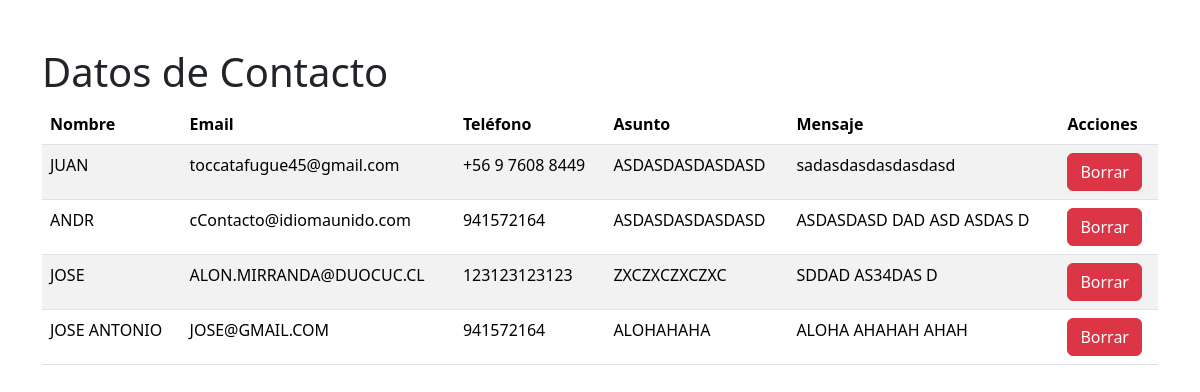
Page /visualizacion/ (signed in) on the committed database.
### tienda/models.py (models this page shows, shortened)
class Contacto(models.Model):
    nombre = models.CharField(max_length=100)
    email = models.EmailField(unique=True)
    telefono = models.CharField(max_length=15)
    asunto = models.CharField(max_length=100, default='Sin asunto')
    mensaje = models.TextField(default='Sin mensaje')

### tienda/views.py (the view)
# urls.py: path('visualizacion/', views.visualizacion, name='visualizacion'),
@user_passes_test(es_admin)
def visualizacion(request):
    contactos = Contacto.objects.all()
    return render(request, 'tienda/visualizacion.html', {'contactos': contactos})

### tienda/views.py (called while the page is built)
def es_admin(user):
    return user.is_superuser

### tienda/templates/tienda/visualizacion.html (shortened to what this page needs)
<!DOCTYPE html>
<html lang="en">
<head>
    {% load static %}
    <link href="https://cdn.jsdelivr.net/npm/bootstrap@5.3.3/dist/css/bootstrap.min.css" rel="stylesheet" />
</head>
<body>
    <div class="container mt-5">
        <h1>Datos de Contacto</h1>
        <table class="table table-striped">
            <thead>
                <tr>
                    <th>Nombre</th>
                    <th>Email</th>
                    <th>Teléfono</th>
                    <th>Asunto</th>
                    <th>Mensaje</th>
                    <th>Acciones</th>
                </tr>
            </thead>
            <tbody>
                {% for contacto in contactos %}
                <tr>
                    <td>{{ contacto.nombre }}</td>
                    <td>{{ contacto.email }}</td>
                    <td>{{ contacto.telefono }}</td>
                    <td>{{ contacto.asunto }}</td>
                    <td>{{ contacto.mensaje }}</td>
                    <td>
                        <form method="post" action="{% url 'eliminar_contacto' contacto.id %}">
                            <button type="submit" class="btn btn-danger">Borrar</button>
                        </form>
                    </td>
                </tr>
                {% endfor %}
            </tbody>
        </table>
    </div>
</body>
</html>

### rows in the picture
Contacto: nombre "JUAN", email "toccatafugue45@gmail.com", telefono "+56 9 7608 8449", asunto "ASDASDASDASDASD", mensaje "sadasdasdasdasdasd"
Contacto: nombre "ANDR", email "cContacto@idiomaunido.com", telefono "941572164", asunto "ASDASDASDASDASD", mensaje "ASDASDASD DAD ASD ASDAS D"
Contacto: nombre "JOSE", email "ALON.MIRRANDA@DUOCUC.CL", telefono "123123123123", asunto "ZXCZXCZXCZXC", mensaje "SDDAD AS34DAS D"
Contacto: nombre "JOSE ANTONIO", email "JOSE@GMAIL.COM", telefono "941572164", asunto "ALOHAHAHA", mensaje "ALOHA AHAHAH AHAH"
